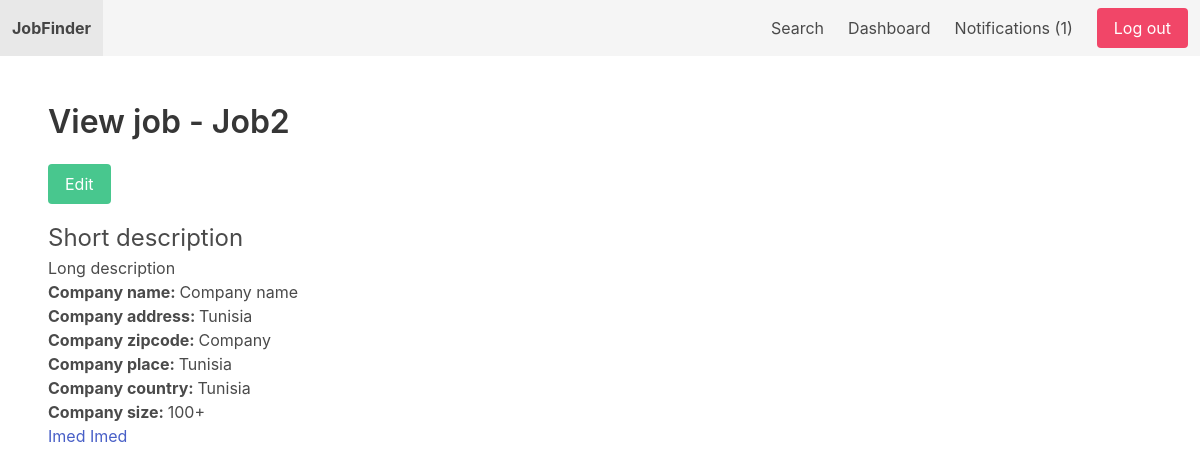
/dashboard/job/2/ (signed in), run on the app's committed database.
### job/models.py (models this page shows, shortened)
class Job(models.Model):
    SIZE_1_9 = 'size_1-9'
    SIZE_10_49 = 'size_10-49'
    SIZE_50_99 = 'size_50-99'
    SIZE_100 = 'size_100'
    CHOICES_SIZE = (
        (SIZE_1_9, '1-9'),
        (SIZE_10_49, '10-49'),
        (SIZE_50_99, '50-99'),
        (SIZE_100, '100+'),
    )
    ACTIVE = 'active'
    EMPLOYED = 'employed'
    ARCHIVED = 'archived'
    CHOICES_STATUS = (
        (ACTIVE, 'Active'),
        (EMPLOYED, 'Employed'),
        (ARCHIVED, 'Archived')
    )
    title = models.CharField(max_length=255)
    short_description = models.TextField()
    long_description = models.TextField(blank=True, null=True)
    company_name = models.CharField(max_length=255)
    company_address = models.CharField(max_length=255, blank=True, null=True)
    company_zipcode = models.CharField(max_length=255, blank=True, null=True)
    company_place = models.CharField(max_length=255, blank=True, null=True)
    company_country = models.CharField(max_length=255, blank=True, null=True)
    company_size = models.CharField(max_length=20, choices=CHOICES_SIZE, default=SIZE_1_9)
    created_by = models.ForeignKey(User, related_name='jobs', on_delete=models.CASCADE)
    created_at = models.DateTimeField(auto_now_add=True)
    changed_at = models.DateTimeField(auto_now=True)
    status = models.CharField(max_length=20, choices=CHOICES_STATUS, default=ACTIVE)

class Application(models.Model):
    job = models.ForeignKey(Job, related_name='applications', on_delete=models.CASCADE)
    content = models.TextField()
    experience = models.TextField()
    created_by = models.ForeignKey(User, related_name='applications', on_delete=models.CASCADE)
    created_at = models.DateTimeField(auto_now_add=True)

### userprofile/views.py (the view)
# urls.py: path('job/<int:job_id>/', view_dashboard_job, name='view_dashboard_job'),
@login_required
def view_dashboard_job(request, job_id):
    job = get_object_or_404(Job, pk=job_id, created_by=request.user)
    return render(request, 'userprofile/view_dashboard_job.html', {'job': job})

### notification/context_processors.py (called while the page is built)
def notifications(request):
    if request.user.is_authenticated:
        return {'notifications': request.user.notifications.filter(is_read=False)}
    else:
        return {'notifications': []}

### userprofile/templates/userprofile/view_dashboard_job.html
{% extends 'core/base.html' %}
{% block content %}
    <h1 class="title">View job - {{ job.title }}</h1>
    <a href="{% url 'edit_job' job.id %}" class="button is-success mb-4">Edit</a>
    <p class="is-size-4">{{ job.short_description }}</p>
    <p>{{ job.long_description }}</p>
    <b>Company name: </b>{{ job.company_name}}<br>
    <b>Company address: </b>{{ job.company_address}}<br>
    <b>Company zipcode: </b>{{ job.company_zipcode}}<br>
    <b>Company place: </b>{{ job.company_place}}<br>
    <b>Company country: </b>{{ job.company_country}}<br>
    <b>Company size: </b>{{ job.get_company_size_display }}<br>
    {% for application in job.applications.all %}
        <a href="{% url 'view_application' application.id %}">{{ application.created_by.username }}</a>
    {% endfor %}
{% endblock %}

### core/templates/core/base.html (shortened to what this page needs)
<!DOCTYPE html>
<html>
    <head>
        <link rel="stylesheet" href="https://cdn.jsdelivr.net/npm/bulma@0.9.0/css/bulma.min.css">
    </head>
    <body>
        <nav class="navbar is-light">
            <div class="navbar-brand">
                <a href="{% url 'frontpage' %}" class="navbar-item"><strong>JobFinder</strong></a>
            </div>
            <div class="navbar-menu">
                <div class="navbar-end">
                    <a href="{% url 'search' %}" class="navbar-item">Search</a>
                    {% if request.user.is_authenticated %}
                        <a href="{% url 'dashboard' %}" class="navbar-item">Dashboard</a>
                        <a href="{% url 'notifications' %}" class="navbar-item">Notifications ({{ notifications.count }})</a>
                    {% endif %}
                    <div class="navbar-item">
                        <div class="buttons">
                            {% if request.user.is_authenticated %}
                                <a href="{% url 'logout' %}" class="button is-danger">Log out</a>
                            {% else %}
                                <a href="{% url 'signup' %}" class="button is-success"><strong>Sign up</strong></a>
                                <a href="{% url 'login' %}" class="button is-light">Log in</a>
                            {% endif %}
                        </div>
                    </div>
                </div>
            </div>
        </nav>
        <section class="section">
            {% block content %}
            {% endblock %}
        </section>
    </body>
</html>

### data on the page
Job: title "Job2", short_description "Short description", long_description "Long description", company_name "Company name", company_address "Tunisia", company_zipcode "Company", company_place "Tunisia", company_country "Tunisia", company_size "100+"
Application: created_by.username "Imed"
Application: created_by.username "Imed"

### other printed values
{{ notifications.count }} "1"
